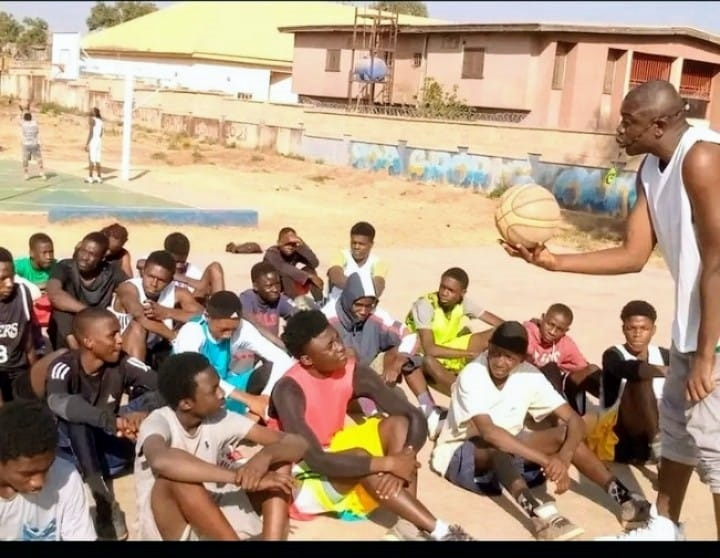
#> input picture dist/media/community-group.jpeg, 720 x 558 px; its folder holds only this picture in this run
$ python generate_responsive_media.py
#> lines starting #> are read from the running program, lines starting #| are printed output that depends on the picture
from __future__ import annotations

from pathlib import Path

from PIL import Image, ImageOps


ROOT = Path(__file__).resolve().parents[1]
MEDIA_DIRS = [ROOT / "public" / "media", ROOT / "public" / "media" / "inspiration"]
WIDTHS = [360, 640, 960, 1280, 1600]
EXTENSIONS = {".jpg", ".jpeg", ".png", ".webp"}


def generate_variant(source: Path, width: int, output: Path, fmt: str) -> None:
#> called with width = 360, fmt = 'WEBP'
    with Image.open(source) as image:
#> image is the input picture: PIL image 720x558 RGB; mean R, G, B 172.8, 149.5, 126.2
        image = ImageOps.exif_transpose(image).convert("RGB")
        target_width = min(width, image.width)
#> target_width = 360
        ratio = target_width / image.width
#> ratio = 0.5
        target_height = max(1, round(image.height * ratio))
#> target_height = 279
        resized = image.resize((target_width, target_height), Image.Resampling.LANCZOS)
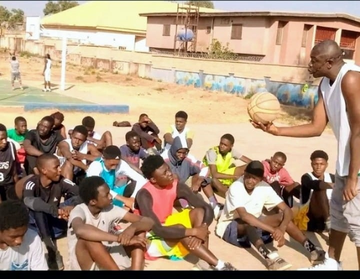
#> resized: PIL image 360x279 RGB; mean R, G, B 172.9, 149.6, 126.3
        output.parent.mkdir(parents=True, exist_ok=True)

        if fmt == "WEBP":
            resized.save(output, "WEBP", quality=78, method=6)
        else:
            resized.save(output, "JPEG", quality=82, optimize=True, progressive=True)


def main() -> None:
    created = 0
    for media_dir in MEDIA_DIRS:
        if not media_dir.exists():
            continue
        optimized_dir = media_dir / "optimized"
        for source in sorted(media_dir.iterdir()):
            if not source.is_file() or source.suffix.lower() not in EXTENSIONS:
                continue
            stem = source.stem
            for width in WIDTHS:
                generate_variant(source, width, optimized_dir / f"{stem}-{width}.webp", "WEBP")
                generate_variant(source, width, optimized_dir / f"{stem}-{width}.jpg", "JPEG")
                created += 2
    print(f"Generated {created} responsive image variants.")


if __name__ == "__main__":
    main()
